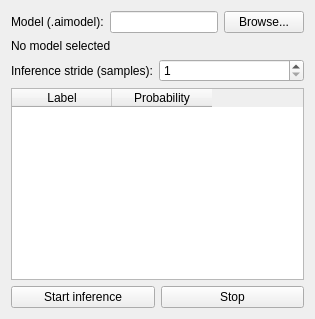
<?xml version="1.0" encoding="UTF-8"?>
<ui version="4.0">
 <class>InferencePageForm</class>
 <widget class="QWidget" name="InferencePageForm">
  <property name="windowTitle"><string>Inference</string></property>
  <layout class="QVBoxLayout" name="rootLayout">
   <item>
    <layout class="QHBoxLayout" name="modelLayout">
     <item><widget class="QLabel" name="modelLabel"><property name="text"><string>Model (.aimodel):</string></property></widget></item>
     <item><widget class="QLineEdit" name="modelPath"/></item>
     <item><widget class="QPushButton" name="browseButton"><property name="text"><string>Browse...</string></property></widget></item>
    </layout>
   </item>
   <item><widget class="QLabel" name="descriptorLabel"><property name="text"><string>No model selected</string></property></widget></item>
   <item>
    <layout class="QFormLayout" name="settingsForm">
     <item row="0" column="0"><widget class="QLabel" name="strideLabel"><property name="text"><string>Inference stride (samples):</string></property></widget></item>
     <item row="0" column="1"><widget class="QSpinBox" name="inferenceStride"><property name="minimum"><number>1</number></property><property name="maximum"><number>100000000</number></property><property name="value"><number>1</number></property></widget></item>
    </layout>
   </item>
   <item>
    <widget class="QTableWidget" name="resultsTable">
     <property name="columnCount"><number>2</number></property>
     <property name="rowCount"><number>0</number></property>
     <column><property name="text"><string>Label</string></property></column>
     <column><property name="text"><string>Probability</string></property></column>
    </widget>
   </item>
   <item>
    <layout class="QHBoxLayout" name="buttonsLayout">
     <item><widget class="QPushButton" name="startButton"><property name="text"><string>Start inference</string></property></widget></item>
     <item><widget class="QPushButton" name="stopButton"><property name="text"><string>Stop</string></property></widget></item>
    </layout>
   </item>
  </layout>
 </widget>
 <resources/>
 <connections/>
</ui>
